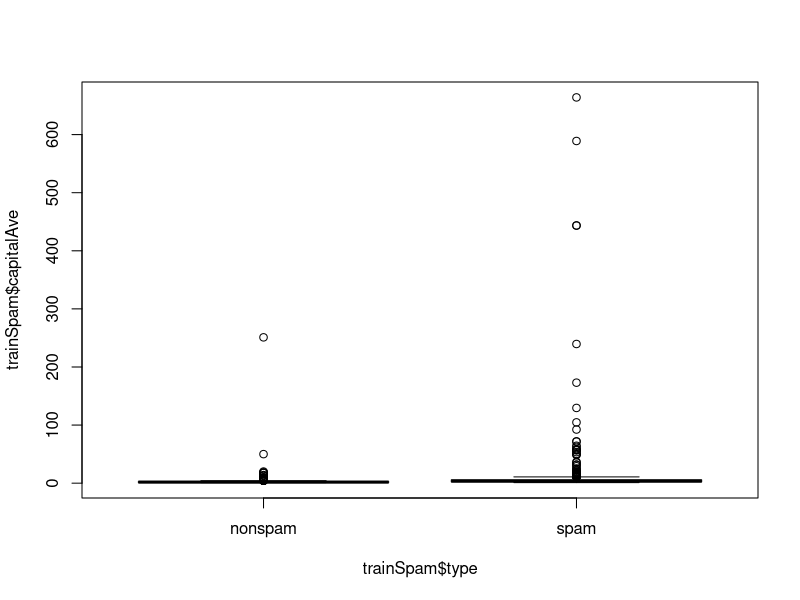
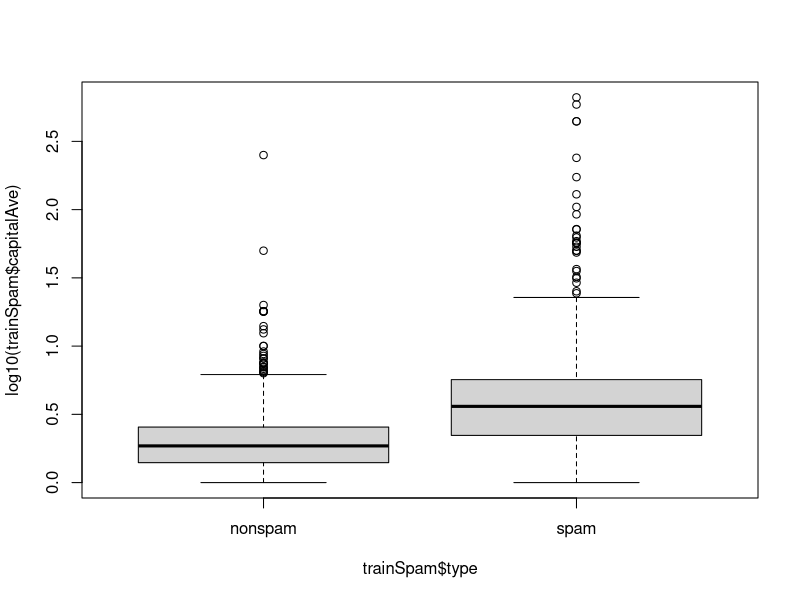
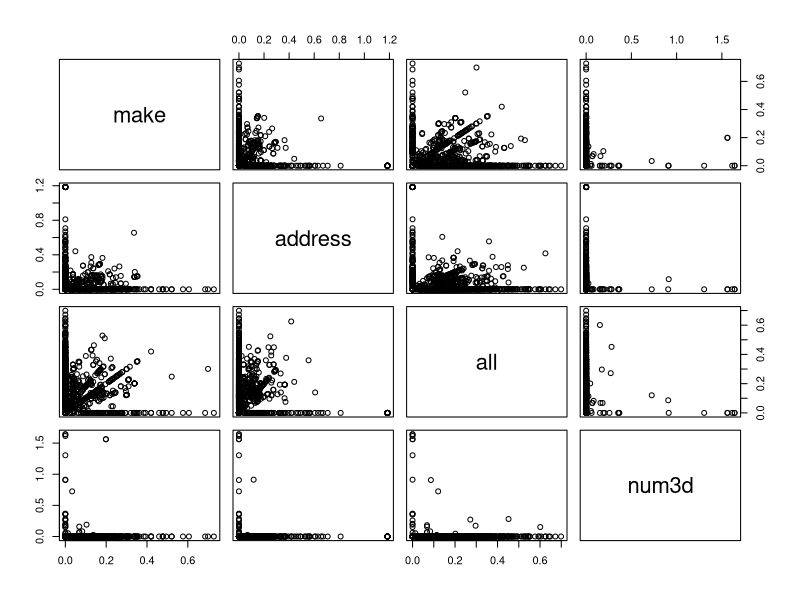
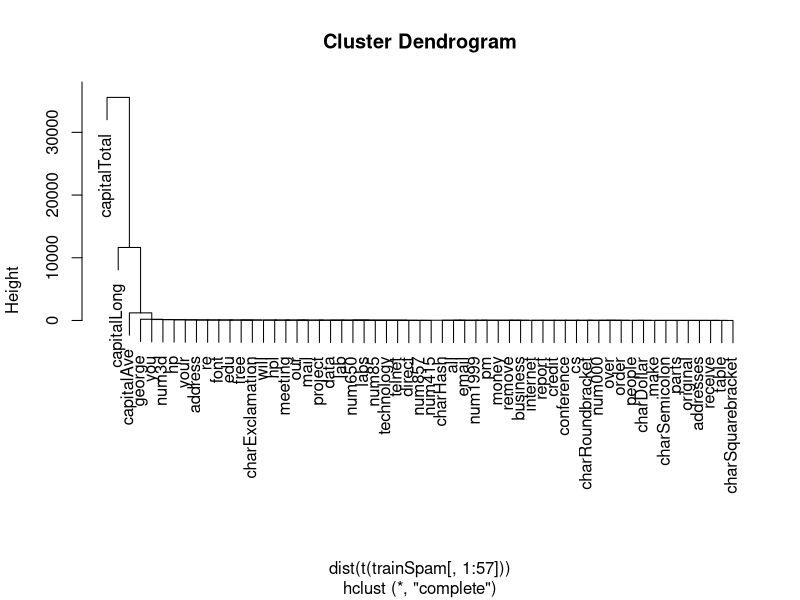
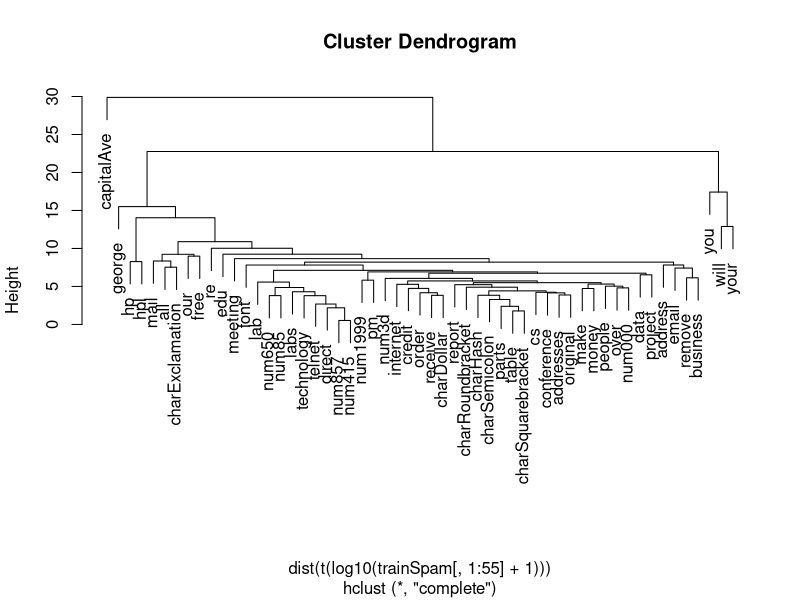

Source code (R) for these figures, in order:
library(kernlab)
library(dplyr)
data(spam)

# Perform the subsampling
set.seed(3435)
spam <- mutate(spam, trainIndicator = rbinom(nrow(spam), size = 1, prob = 0.5))
table(spam$trainIndicator)

trainSpam <- filter(spam, trainIndicator == 1)
testSpam <- filter(spam, trainIndicator == 0)

# now we'll work with the training set
table(trainSpam$type)

#plots
plot(trainSpam$capitalAve ~ trainSpam$type) # not useful, try log10 to the y axis 
plot(log10(trainSpam$capitalAve) ~ trainSpam$type) #more capital letters in spam
plot(log10(trainSpam[, 1:4] + 1)) # matrix plot with first 4 predictors  ** TRY THIS WITH METABIO2.CSV

#clustering
hCluster = hclust(dist(t(trainSpam[, 1:57])))
plot(hCluster)

hClusterUpdated = hclust(dist(t(log10(trainSpam[, 1:55] + 1))))
plot(hClusterUpdated)

# Statistical prediction/modeling Statistical prediction/modeling
trainSpam$numType = as.numeric(trainSpam$type) - 1  # turn out type into a 0 or 1 (w/o -1 it's actually 1 & 2)
costFunction <- function(x, y) {
  sum(x != (y > 0.5))
} 

cvError = rep(NA, 55)
library(boot)
for (i in 1:55) {
  lmFormula = reformulate(names(trainSpam)[i], response = "numType")
  glmFit = glm(lmFormula, family = "binomial", data = trainSpam)
  cvError[i] = cv.glm(trainSpam, glmFit, costFunction, 2)$delta[2]
}
## Which predictor has minimum cross-validated error?
names(trainSpam)[which.min(cvError)]

## Use the best model from the group
predictionModel = glm(numType ~ charDollar, family = "binomial", data = trainSpam)
## Get predictions on the test set
predictionTest = predict(predictionModel, testSpam)
predictedSpam = rep("nonspam", dim(testSpam)[1])
## Classify as `spam' for those with prob > 0.5
predictedSpam[predictionModel$fitted > 0.5] = "spam"

## Classification table
table(predictedSpam, testSpam$type)

#predictedSpam nonspam spam
#nonspam    1346  458
#spam         61  449

## Error rate
(61 + 458)/(1346 + 458 + 61 + 449)
